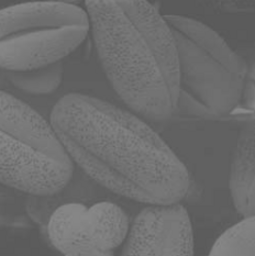
#> input picture lab3/Low Contrast.png, 255 x 256 px, found by its file name
$ jupyter execute DIP_Prac_03.ipynb
#> lines starting #> are read from the running program, lines starting #| are printed output that depends on the picture
<a href="https://colab.research.google.com/github/Tanvir-Mahamood/Digital-Image-Processing/blob/main/DIP_Prac_03.ipynb" target="_parent"></a>

[cell 1]
# 1. Source Image

import cv2
import numpy as np
from google.colab.patches import cv2_imshow  # For displaying images in Colab
import matplotlib.pyplot as plt


image_path = "/content/drive/MyDrive/DIP_Image/Low Contrast.png"
image = cv2.imread(image_path, cv2.IMREAD_GRAYSCALE)
#> image is the input picture: shape (256, 255); min 87, max 138, mean 108.7
cv2_imshow(image)
print(image)
#> (printed output is left out)
print(image.shape)
#| (256, 255)

max_intensity = 256
no_pixels = image.shape[0] * image.shape[1]
#> no_pixels = 65280

[cell 2]
"""
image = np.array([[0, 1, 3, 1, 1],
                  [2, 5, 5, 2, 1],
                  [7, 3, 2, 4, 6],
                  [2, 2, 2, 1, 1],
                  [3, 2, 2, 2, 1]])

"""

[cell 3]
# 2. Histogram Plot
histogram = np.zeros(max_intensity, dtype=int)
pdf_pr = np.zeros(max_intensity, dtype=np.double)
cdf_sk = np.zeros(max_intensity, dtype=np.double)
sk = np.zeros(max_intensity, dtype=int)

for i in range(image.shape[0]):
    for j in range(image.shape[1]):
        pixel_value = image[i, j]
        histogram[pixel_value] += 1
#> after the loop, histogram = 256 values, max 4916 at index 97, min 0 at index 0, mean 255

pdf_pr = np.round(histogram / (image.shape[0] * image.shape[1]), 2)
#> pdf_pr = 256 values, max 0.08 at index 97, min 0 at index 0, mean 0.00395
cdf_sk = np.round(pdf_pr.cumsum(), 2)
#> cdf_sk = 256 values from 0 to 1.01
sk_double = np.round(cdf_sk * (max_intensity - 1), 2)
#> sk_double = 256 values from 0 to 257.6
sk = np.round(sk_double).astype(int)
#> sk = 256 values from 0 to 258

plt.figure(figsize=(18, 4))
plt.subplot(1, 3, 1)
plt.bar(range(max_intensity), histogram, width=1)
plt.title("Input Image Histogram")
plt.xlabel("Pixel Value")
plt.ylabel("Frequency")
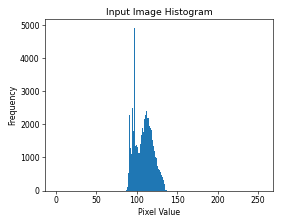
#> figure drawn by matplotlib, 1 panel; tallest bar 4916 high, from x = 96.5 to 97.5

[cell 4]
print("r nk Pr(rk) Sk   round(Sk)")
np.set_printoptions(precision=2, suppress=True)
for r in range(max_intensity):
    print(f"{r}  {histogram[r]} {pdf_pr[r]}   {sk_double[r]} {sk[r]}")
#> this loop made 256 passes
#| 0  0 0.0   0.0 0
#| 1  0 0.0   0.0 0
#| 2  0 0.0   0.0 0
#| 3  0 0.0   0.0 0
#| 4  0 0.0   0.0 0
#| 5  0 0.0   0.0 0
#| 6  0 0.0   0.0 0
#| 7  0 0.0   0.0 0
#> (further printed lines are left out)

[cell 5]
def sub_plot(graphs, titles, xlabels=None, ylabels=None, figsize=(18, 4)):
    """
    Generalized function to plot multiple bar/line charts side by side.

    graphs   : list of (x, y, type) where type = "bar" or "line"
    titles   : list of titles for each subplot
    xlabels  : list of x-axis labels (optional)
    ylabels  : list of y-axis labels (optional)
    figsize  : tuple for figure size
    """
    n = len(graphs)
    plt.figure(figsize=figsize)

    for i, (x, y, gtype) in enumerate(graphs, 1):
        plt.subplot(1, n, i)

        if gtype == "bar":
            plt.bar(x, y, width=1)
        elif gtype == "line":
            plt.plot(x, y)

        plt.title(titles[i-1])
        if xlabels and i-1 < len(xlabels):
            plt.xlabel(xlabels[i-1])
        if ylabels and i-1 < len(ylabels):
            plt.ylabel(ylabels[i-1])

    plt.tight_layout()
    plt.show()

# 3. Perform Histogram Equalization
equalized_image = np.zeros_like(image)
for i in range(image.shape[0]):
    for j in range(image.shape[1]):
        original_pixel = image[i, j]
        equalized_image[i, j] = sk[original_pixel]
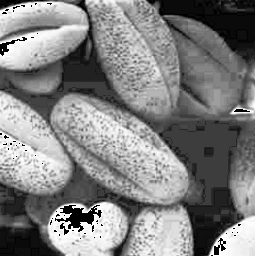
#> equalized_image: shape (256, 255); min 0, max 255, mean 128.5

# print(equalized_image)

equalized_histogram = np.zeros(max_intensity, dtype=int)
for i in range(equalized_image.shape[0]):
    for j in range(equalized_image.shape[1]):
        pixel_value = equalized_image[i, j]
        equalized_histogram[pixel_value] += 1
#> after the loop, equalized_histogram = 256 values, max 4916 at index 61, min 0 at index 1, mean 255

print("Input Image:")
cv2_imshow(image)
print("Histogram Equalized Image")
cv2_imshow(equalized_image)
# Ploting
graphs = [
    (range(max_intensity), histogram, "bar"),
    (range(max_intensity), equalized_histogram, "bar"),
]
titles  = ["Histogram of Input Image", "Histogram of Equalized Image"]
xlabels = ["Pixel Value", "Pixel Value"]
ylabels = ["Frequency", "Frequency"]
sub_plot(graphs, titles, xlabels, ylabels, figsize=(18, 5))
#> in sub_plot, `n = len(graphs)`: n = 2
#> the loop in sub_plot, `for i, (x, y, gtype) in enumerate(graphs, 1):` made 2 passes
#> (i, gtype) on passes 1 to 2: (1, 'bar'), (2, 'bar')
#> in sub_plot, `plt.show()`:
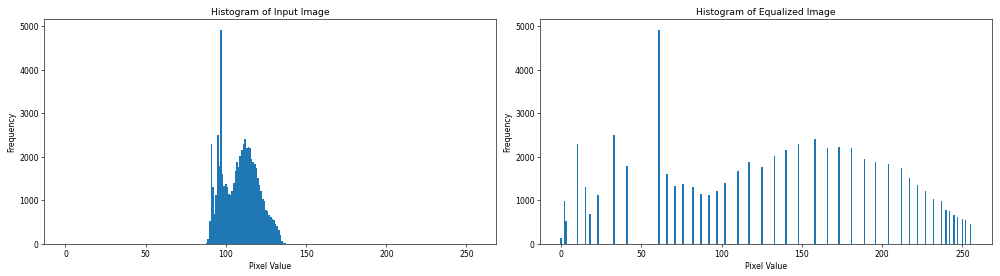
#> figure drawn by matplotlib, 2 panels; panel 1: tallest bar 4916 high, from x = 96.5 to 97.5; panel 2: tallest bar 4916 high, from x = 60.5 to 61.5

[cell 6]
"""
target_image = np.array([[1, 1, 2, 3, 3],
                         [1, 2, 3, 3, 1],
                         [2, 3, 2, 2, 1],
                         [3, 1, 2, 2, 2],
                         [3, 1, 1, 2, 2]])

"""
# 4. Trarget Image
image_path = "/content/drive/MyDrive/DIP_Image/mask4.jpg"
target_image = cv2.imread(image_path, cv2.IMREAD_GRAYSCALE)
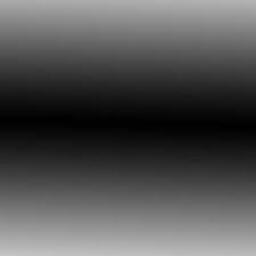
#> input picture lab3/mask4.jpg, 256 x 256 px, found by its file name
#> target_image is the input picture: shape (256, 256); min 0, max 197, mean 82.3
cv2_imshow(target_image)
print(target_image)
#> (printed output is left out)
print(target_image.shape)

[cell 7]
# 5. Histogram Specification
target_histogram = np.zeros(max_intensity, dtype=int)

for i in range(target_image.shape[0]):
    for j in range(target_image.shape[1]):
        pixel_value = target_image[i, j]
        target_histogram[pixel_value] += 1
#> after the loop, target_histogram = 256 values, max 1263 at index 2, min 0 at index 196, mean 256

print(target_histogram)

[cell 8]
target_pdf = np.round(target_histogram / no_pixels, 2)
#> target_pdf = 256 values, max 0.02 at index 2, min 0 at index 0, mean 0.00418
target_cdf = np.round(target_pdf.cumsum(), 2)
#> target_cdf = 256 values from 0 to 1.07
target_sk_double = np.round(target_cdf * (max_intensity - 1), 2)
#> target_sk_double = 256 values from 0 to 272.9
target_sk = np.round(target_sk_double).astype(int)
#> target_sk = 256 values from 0 to 273

print("Target Histogram:", target_histogram)
print("Target PDF:", target_pdf)
print("Target CDF:", target_cdf)
print("Target Sk (double):", target_sk_double)
print("Target Sk (int):", target_sk)

[cell 9]
mapping = np.zeros(max_intensity, dtype=int)

for original_pixel_value in range(max_intensity):
    original_sk_value = sk[original_pixel_value]
    closest_target_index = np.argmin(np.abs(target_sk - original_sk_value))
    mapping[original_pixel_value] = closest_target_index
#> after the loop, mapping = 256 values from 0 to 155

print("Mapping from Original Intensity to Target Intensity:")
for original_value, target_value in enumerate(mapping):
    print(f"Original: {original_value} -> Target: {target_value}")

[cell 10]
specified_image = np.zeros_like(image)

for i in range(image.shape[0]):
    for j in range(image.shape[1]):
        original_pixel_value = image[i, j]
        specified_image[i, j] = mapping[original_pixel_value]
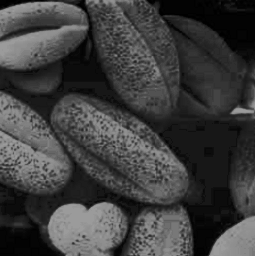
#> specified_image: shape (256, 255); min 0, max 155, mean 62.4

print(specified_image)

[cell 11]
specified_histogram = np.zeros(max_intensity, dtype=int)
for i in range(specified_image.shape[0]):
    for j in range(specified_image.shape[1]):
        pixel_value = specified_image[i, j]
        specified_histogram[pixel_value] += 1
#> after the loop, specified_histogram = 256 values, max 4916 at index 23, min 0 at index 2, mean 255

graphs = [
    (range(max_intensity), histogram[:max_intensity], "bar"),
    (range(max_intensity), target_histogram[:max_intensity], "bar"),
    (range(max_intensity), specified_histogram[:max_intensity], "bar"),
]
titles  = ["Histogram of Input Image", "Target Histogram", "Histogram of Specified Image"]
xlabels = ["Pixel Value"] * 3
ylabels = ["Frequency"] * 3
sub_plot(graphs, titles, xlabels, ylabels, figsize=(18, 5))
#> call 2 of sub_plot, with figsize = (18, 5)
#> in sub_plot (call 2), `n = len(graphs)`: n = 3
#> the loop in sub_plot (call 2), `for i, (x, y, gtype) in enumerate(graphs, 1):` made 3 passes
#> in sub_plot (call 2), `plt.show()`:
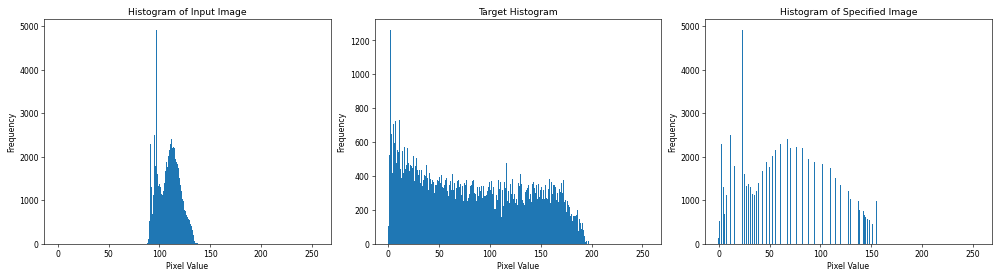
#> figure drawn by matplotlib, 3 panels; panel 1: tallest bar 4916 high, from x = 96.5 to 97.5; panel 2: tallest bar 1263 high, from x = 1.5 to 2.5; panel 3: tallest bar 4916 high, from x = 22.5 to 23.5

print("Input Image")
cv2_imshow(image)
print("Histogram Equalized Image")
cv2_imshow(equalized_image)
print("Histogram Specified Image")
cv2_imshow(specified_image)
